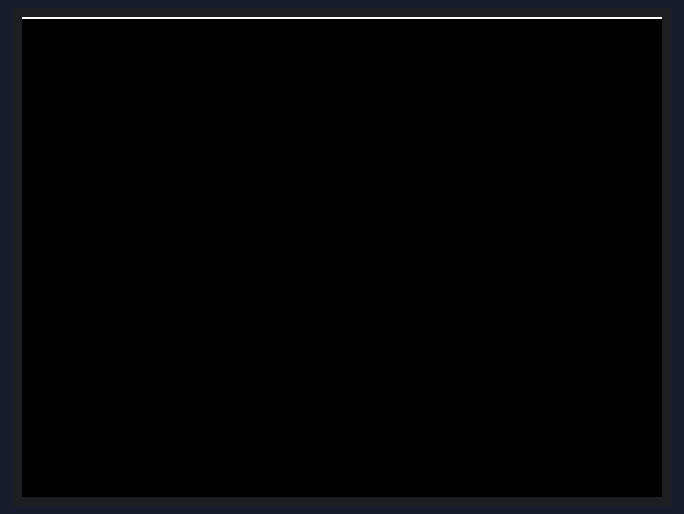
A sketch run on a simulated ESP32. Parts: 320×240 colour display.

Above: at 0.3 s.
At 1.0 s:
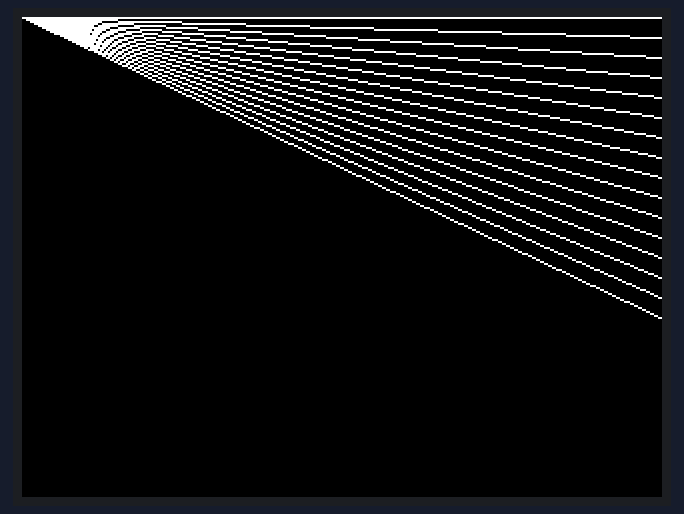
At 1.7 s:
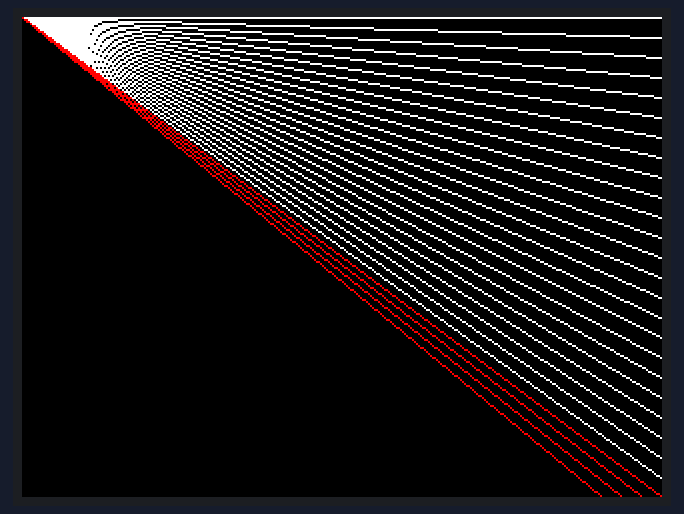
At 3.0 s:
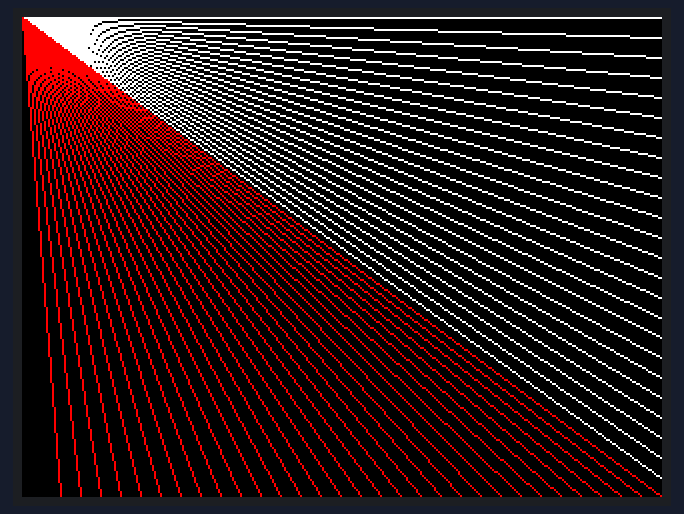
At 4.4 s:
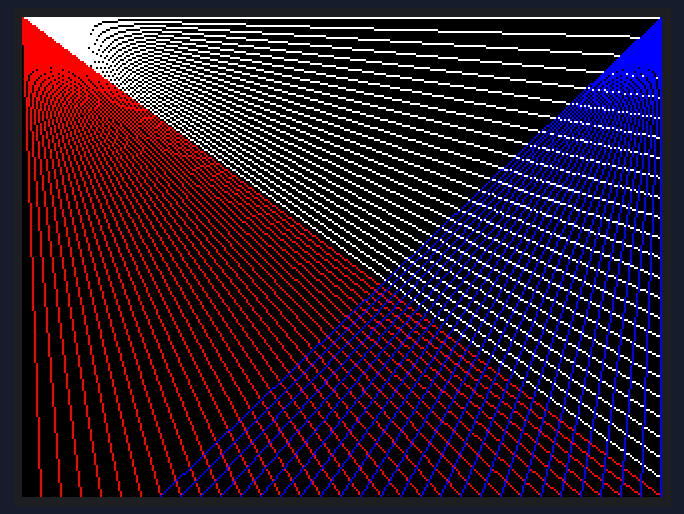
At 5.9 s:
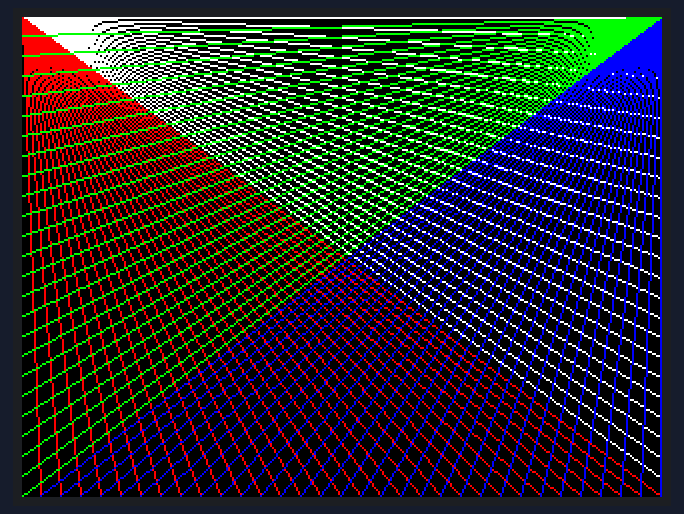

The sketch:

drawLine2.ino
```cpp
#include<M5Stack.h>
// M5Stack's LCD: 240 pixels (length, y), 320 pixels (width, x)

void setup(){
  unsigned long ms = 50;
  M5.begin(); // Initialize the M5stack object.
  M5.Lcd.fillScreen(BLACK);
  for( int y = 0; y < 240; y += 10 ) {
     M5.Lcd.drawLine(0, 0, 319, y, WHITE); // Draw a line
     delay( ms ); // wait a 'ms' millisecond
  }
  for( int x = 319; x >= 0; x -= 10 ) {
     M5.Lcd.drawLine(0, 0, x, 239, RED);
     delay( ms );
  }
  for( int x = 319; x >= 0; x -= 10 ) {
     M5.Lcd.drawLine(319, 0, x, 239, BLUE);
     delay( ms );
  }
  for( int y = 239; y >= 0; y -= 10 ) {
     M5.Lcd.drawLine(319, 0, 0, y, GREEN);
     delay( ms );
  }
}

void loop(){

}
```
